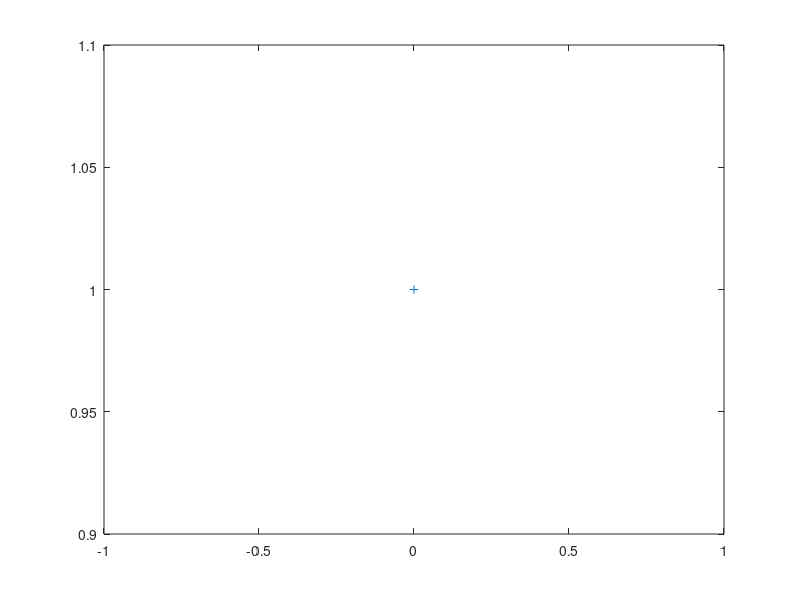

The MATLAB script that drew this image: (Note: this script raises an error after producing the figure.)
function ik()
    angles = [0, 0, 0];
    lengths = [5, 5, 5];

    f = figure();
    set(f, 'KeyPressFcn', @onKeyPressed);

    dest = [0, 1];

    while 1   
        cla;
        plot(dest(1), dest(2), 'Marker', '+')
        angles = ik_solve(lengths, angles, dest);
        arm_plot(angles, lengths);
        axis([-10, 10, -10, 10]);
        axis square;
        drawnow;


    end

    function onKeyPressed(src, event)
        if event.Key == 'd'
            dest = dest + [0.1, 0];
        elseif event.Key == 'a'
            dest = dest - [0.1, 0];
        elseif event.Key == 'w'
            dest = dest + [0, 0.1];
        elseif event.Key == 's'
            dest = dest - [0, 0.1];
        end
    end
end
